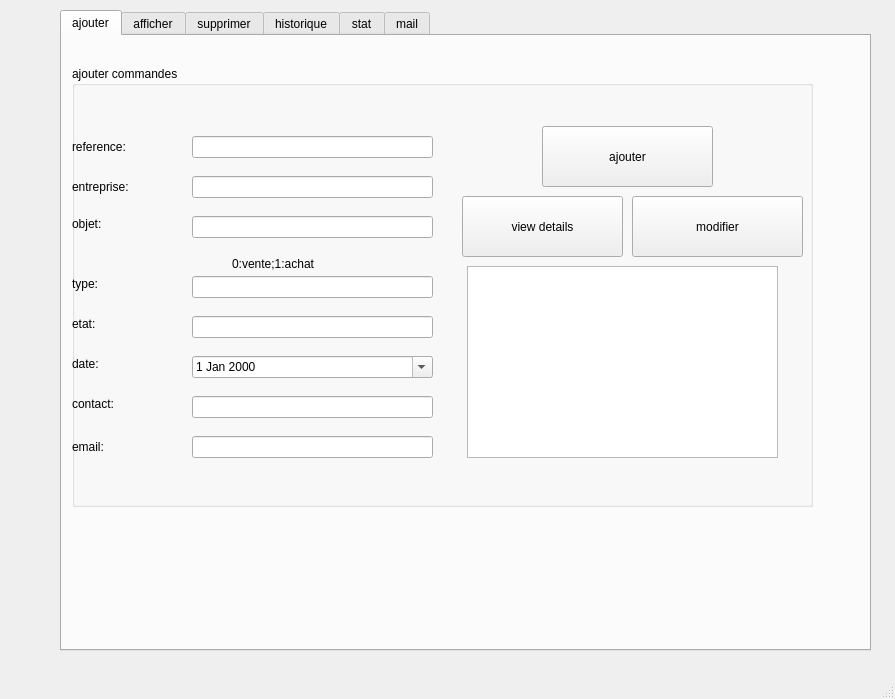
<?xml version="1.0" encoding="UTF-8"?>
<ui version="4.0">
 <class>MainWindow_gc</class>
 <widget class="QMainWindow" name="MainWindow_gc">
  <property name="geometry">
   <rect>
    <x>0</x>
    <y>0</y>
    <width>895</width>
    <height>699</height>
   </rect>
  </property>
  <property name="windowTitle">
   <string>gestion des commandes</string>
  </property>
  <widget class="QWidget" name="centralwidget">
   <widget class="QTabWidget" name="tab_mail">
    <property name="geometry">
     <rect>
      <x>60</x>
      <y>10</y>
      <width>811</width>
      <height>641</height>
     </rect>
    </property>
    <property name="currentIndex">
     <number>0</number>
    </property>
    <widget class="QWidget" name="widget">
     <attribute name="title">
      <string>ajouter</string>
     </attribute>
     <widget class="QGroupBox" name="groupBox">
      <property name="geometry">
       <rect>
        <x>10</x>
        <y>30</y>
        <width>741</width>
        <height>441</height>
       </rect>
      </property>
      <property name="title">
       <string>ajouter commandes</string>
      </property>
      <widget class="QLabel" name="label">
       <property name="geometry">
        <rect>
         <x>0</x>
         <y>70</y>
         <width>151</width>
         <height>21</height>
        </rect>
       </property>
       <property name="text">
        <string>reference:</string>
       </property>
      </widget>
      <widget class="QLabel" name="label_2">
       <property name="geometry">
        <rect>
         <x>0</x>
         <y>110</y>
         <width>121</width>
         <height>21</height>
        </rect>
       </property>
       <property name="text">
        <string>entreprise:</string>
       </property>
      </widget>
      <widget class="QLabel" name="label_3">
       <property name="geometry">
        <rect>
         <x>0</x>
         <y>150</y>
         <width>111</width>
         <height>16</height>
        </rect>
       </property>
       <property name="text">
        <string>objet:</string>
       </property>
      </widget>
      <widget class="QLabel" name="label_4">
       <property name="geometry">
        <rect>
         <x>0</x>
         <y>210</y>
         <width>101</width>
         <height>16</height>
        </rect>
       </property>
       <property name="text">
        <string>type:</string>
       </property>
      </widget>
      <widget class="QLabel" name="label_5">
       <property name="geometry">
        <rect>
         <x>0</x>
         <y>250</y>
         <width>121</width>
         <height>16</height>
        </rect>
       </property>
       <property name="text">
        <string>etat:</string>
       </property>
      </widget>
      <widget class="QLabel" name="label_6">
       <property name="geometry">
        <rect>
         <x>0</x>
         <y>290</y>
         <width>131</width>
         <height>16</height>
        </rect>
       </property>
       <property name="text">
        <string>date:</string>
       </property>
      </widget>
      <widget class="QLabel" name="label_7">
       <property name="geometry">
        <rect>
         <x>0</x>
         <y>330</y>
         <width>141</width>
         <height>16</height>
        </rect>
       </property>
       <property name="text">
        <string>contact:</string>
       </property>
      </widget>
      <widget class="QLabel" name="label_8">
       <property name="geometry">
        <rect>
         <x>0</x>
         <y>370</y>
         <width>151</width>
         <height>21</height>
        </rect>
       </property>
       <property name="text">
        <string>email:</string>
       </property>
      </widget>
      <widget class="QLineEdit" name="reference">
       <property name="geometry">
        <rect>
         <x>120</x>
         <y>70</y>
         <width>241</width>
         <height>22</height>
        </rect>
       </property>
      </widget>
      <widget class="QLineEdit" name="entreprise">
       <property name="geometry">
        <rect>
         <x>120</x>
         <y>110</y>
         <width>241</width>
         <height>22</height>
        </rect>
       </property>
      </widget>
      <widget class="QLineEdit" name="objet">
       <property name="geometry">
        <rect>
         <x>120</x>
         <y>150</y>
         <width>241</width>
         <height>22</height>
        </rect>
       </property>
      </widget>
      <widget class="QLineEdit" name="type">
       <property name="geometry">
        <rect>
         <x>120</x>
         <y>210</y>
         <width>241</width>
         <height>22</height>
        </rect>
       </property>
      </widget>
      <widget class="QLineEdit" name="etat">
       <property name="geometry">
        <rect>
         <x>120</x>
         <y>250</y>
         <width>241</width>
         <height>22</height>
        </rect>
       </property>
      </widget>
      <widget class="QLineEdit" name="contact">
       <property name="geometry">
        <rect>
         <x>120</x>
         <y>330</y>
         <width>241</width>
         <height>22</height>
        </rect>
       </property>
      </widget>
      <widget class="QLineEdit" name="Email">
       <property name="geometry">
        <rect>
         <x>120</x>
         <y>370</y>
         <width>241</width>
         <height>22</height>
        </rect>
       </property>
      </widget>
      <widget class="QPushButton" name="modifier">
       <property name="geometry">
        <rect>
         <x>560</x>
         <y>130</y>
         <width>171</width>
         <height>61</height>
        </rect>
       </property>
       <property name="text">
        <string>modifier</string>
       </property>
      </widget>
      <widget class="QPushButton" name="ajouter">
       <property name="geometry">
        <rect>
         <x>470</x>
         <y>60</y>
         <width>171</width>
         <height>61</height>
        </rect>
       </property>
       <property name="text">
        <string>ajouter</string>
       </property>
      </widget>
      <widget class="QDateEdit" name="date">
       <property name="geometry">
        <rect>
         <x>120</x>
         <y>290</y>
         <width>241</width>
         <height>22</height>
        </rect>
       </property>
       <property name="calendarPopup">
        <bool>true</bool>
       </property>
      </widget>
      <widget class="QTableView" name="tab_ref">
       <property name="geometry">
        <rect>
         <x>395</x>
         <y>200</y>
         <width>311</width>
         <height>192</height>
        </rect>
       </property>
      </widget>
      <widget class="QPushButton" name="details">
       <property name="geometry">
        <rect>
         <x>390</x>
         <y>130</y>
         <width>161</width>
         <height>61</height>
        </rect>
       </property>
       <property name="text">
        <string>view details</string>
       </property>
      </widget>
      <widget class="QLabel" name="label_11">
       <property name="geometry">
        <rect>
         <x>160</x>
         <y>190</y>
         <width>201</width>
         <height>16</height>
        </rect>
       </property>
       <property name="text">
        <string>0:vente;1:achat</string>
       </property>
      </widget>
     </widget>
    </widget>
    <widget class="QWidget" name="tab_2">
     <attribute name="title">
      <string>afficher</string>
     </attribute>
     <widget class="QTableView" name="tab_commandes">
      <property name="geometry">
       <rect>
        <x>0</x>
        <y>10</y>
        <width>761</width>
        <height>251</height>
       </rect>
      </property>
     </widget>
     <widget class="QPushButton" name="trie">
      <property name="geometry">
       <rect>
        <x>400</x>
        <y>270</y>
        <width>181</width>
        <height>28</height>
       </rect>
      </property>
      <property name="text">
       <string>trie </string>
      </property>
     </widget>
     <widget class="QLineEdit" name="rechercher">
      <property name="geometry">
       <rect>
        <x>10</x>
        <y>360</y>
        <width>151</width>
        <height>22</height>
       </rect>
      </property>
     </widget>
     <widget class="QPushButton" name="rechercherb">
      <property name="geometry">
       <rect>
        <x>170</x>
        <y>360</y>
        <width>151</width>
        <height>28</height>
       </rect>
      </property>
      <property name="text">
       <string>rechercher commande</string>
      </property>
     </widget>
     <widget class="QTableView" name="tab_recherche">
      <property name="geometry">
       <rect>
        <x>0</x>
        <y>400</y>
        <width>771</width>
        <height>151</height>
       </rect>
      </property>
     </widget>
     <widget class="QPushButton" name="PDF">
      <property name="geometry">
       <rect>
        <x>590</x>
        <y>270</y>
        <width>181</width>
        <height>28</height>
       </rect>
      </property>
      <property name="text">
       <string>PDF des commandes</string>
      </property>
     </widget>
     <widget class="QPushButton" name="affichercommande">
      <property name="geometry">
       <rect>
        <x>10</x>
        <y>270</y>
        <width>221</width>
        <height>28</height>
       </rect>
      </property>
      <property name="text">
       <string>afficher commandes</string>
      </property>
     </widget>
     <widget class="QComboBox" name="trier_gp">
      <property name="geometry">
       <rect>
        <x>260</x>
        <y>270</y>
        <width>131</width>
        <height>22</height>
       </rect>
      </property>
      <item>
       <property name="text">
        <string>date</string>
       </property>
      </item>
      <item>
       <property name="text">
        <string>type</string>
       </property>
      </item>
      <item>
       <property name="text">
        <string>etat</string>
       </property>
      </item>
     </widget>
    </widget>
    <widget class="QWidget" name="tab_4">
     <attribute name="title">
      <string>supprimer</string>
     </attribute>
     <widget class="QGroupBox" name="groupBox_2">
      <property name="geometry">
       <rect>
        <x>30</x>
        <y>20</y>
        <width>701</width>
        <height>451</height>
       </rect>
      </property>
      <property name="title">
       <string>supprimer commandes</string>
      </property>
      <widget class="QLabel" name="label_9">
       <property name="geometry">
        <rect>
         <x>50</x>
         <y>100</y>
         <width>131</width>
         <height>31</height>
        </rect>
       </property>
       <property name="text">
        <string>reference</string>
       </property>
      </widget>
      <widget class="QLineEdit" name="ref">
       <property name="geometry">
        <rect>
         <x>230</x>
         <y>91</y>
         <width>261</width>
         <height>41</height>
        </rect>
       </property>
      </widget>
      <widget class="QPushButton" name="supprimer">
       <property name="geometry">
        <rect>
         <x>210</x>
         <y>250</y>
         <width>231</width>
         <height>41</height>
        </rect>
       </property>
       <property name="text">
        <string>supprimer</string>
       </property>
      </widget>
     </widget>
    </widget>
    <widget class="QWidget" name="tab">
     <attribute name="title">
      <string>historique</string>
     </attribute>
     <widget class="QTableView" name="history">
      <property name="geometry">
       <rect>
        <x>20</x>
        <y>10</y>
        <width>711</width>
        <height>401</height>
       </rect>
      </property>
     </widget>
     <widget class="QPushButton" name="displayhistory">
      <property name="geometry">
       <rect>
        <x>240</x>
        <y>430</y>
        <width>181</width>
        <height>28</height>
       </rect>
      </property>
      <property name="text">
       <string>refrech history</string>
      </property>
     </widget>
    </widget>
    <widget class="QWidget" name="tab_3">
     <attribute name="title">
      <string>stat</string>
     </attribute>
     <widget class="QPushButton" name="refrech">
      <property name="geometry">
       <rect>
        <x>260</x>
        <y>410</y>
        <width>181</width>
        <height>28</height>
       </rect>
      </property>
      <property name="text">
       <string>refrech</string>
      </property>
     </widget>
     <widget class="QWidget" name="verticalLayoutWidget">
      <property name="geometry">
       <rect>
        <x>70</x>
        <y>50</y>
        <width>581</width>
        <height>331</height>
       </rect>
      </property>
      <layout class="QVBoxLayout" name="label_10"/>
     </widget>
    </widget>
    <widget class="QWidget" name="tab_5">
     <attribute name="title">
      <string>mail</string>
     </attribute>
     <widget class="QGroupBox" name="groupBox_3">
      <property name="geometry">
       <rect>
        <x>0</x>
        <y>0</y>
        <width>761</width>
        <height>551</height>
       </rect>
      </property>
      <property name="title">
       <string>envoyer email</string>
      </property>
      <widget class="QLineEdit" name="mentreprise">
       <property name="geometry">
        <rect>
         <x>140</x>
         <y>90</y>
         <width>201</width>
         <height>22</height>
        </rect>
       </property>
      </widget>
      <widget class="QLineEdit" name="msujet">
       <property name="geometry">
        <rect>
         <x>140</x>
         <y>150</y>
         <width>201</width>
         <height>22</height>
        </rect>
       </property>
      </widget>
      <widget class="QPushButton" name="sendMail">
       <property name="geometry">
        <rect>
         <x>400</x>
         <y>100</y>
         <width>211</width>
         <height>71</height>
        </rect>
       </property>
       <property name="text">
        <string>envoyer mail</string>
       </property>
      </widget>
      <widget class="QLabel" name="label_12">
       <property name="geometry">
        <rect>
         <x>0</x>
         <y>90</y>
         <width>131</width>
         <height>16</height>
        </rect>
       </property>
       <property name="text">
        <string>mail entreprise</string>
       </property>
      </widget>
      <widget class="QLabel" name="label_13">
       <property name="geometry">
        <rect>
         <x>0</x>
         <y>150</y>
         <width>131</width>
         <height>16</height>
        </rect>
       </property>
       <property name="text">
        <string>sujet mail</string>
       </property>
      </widget>
      <widget class="QLabel" name="label_14">
       <property name="geometry">
        <rect>
         <x>0</x>
         <y>220</y>
         <width>121</width>
         <height>16</height>
        </rect>
       </property>
       <property name="text">
        <string>message</string>
       </property>
      </widget>
      <widget class="QPlainTextEdit" name="mmessage">
       <property name="geometry">
        <rect>
         <x>90</x>
         <y>220</y>
         <width>581</width>
         <height>301</height>
        </rect>
       </property>
      </widget>
      <widget class="QLineEdit" name="paswd">
       <property name="geometry">
        <rect>
         <x>140</x>
         <y>120</y>
         <width>201</width>
         <height>22</height>
        </rect>
       </property>
      </widget>
      <widget class="QLineEdit" name="uname">
       <property name="geometry">
        <rect>
         <x>140</x>
         <y>60</y>
         <width>201</width>
         <height>22</height>
        </rect>
       </property>
      </widget>
      <widget class="QLabel" name="label_15">
       <property name="geometry">
        <rect>
         <x>10</x>
         <y>60</y>
         <width>111</width>
         <height>16</height>
        </rect>
       </property>
       <property name="text">
        <string>username</string>
       </property>
      </widget>
      <widget class="QLabel" name="label_16">
       <property name="geometry">
        <rect>
         <x>0</x>
         <y>120</y>
         <width>121</width>
         <height>16</height>
        </rect>
       </property>
       <property name="text">
        <string>mot de passe google</string>
       </property>
      </widget>
     </widget>
    </widget>
   </widget>
  </widget>
  <widget class="QMenuBar" name="menubar">
   <property name="geometry">
    <rect>
     <x>0</x>
     <y>0</y>
     <width>895</width>
     <height>26</height>
    </rect>
   </property>
  </widget>
  <widget class="QStatusBar" name="statusbar"/>
 </widget>
 <resources/>
 <connections/>
</ui>
